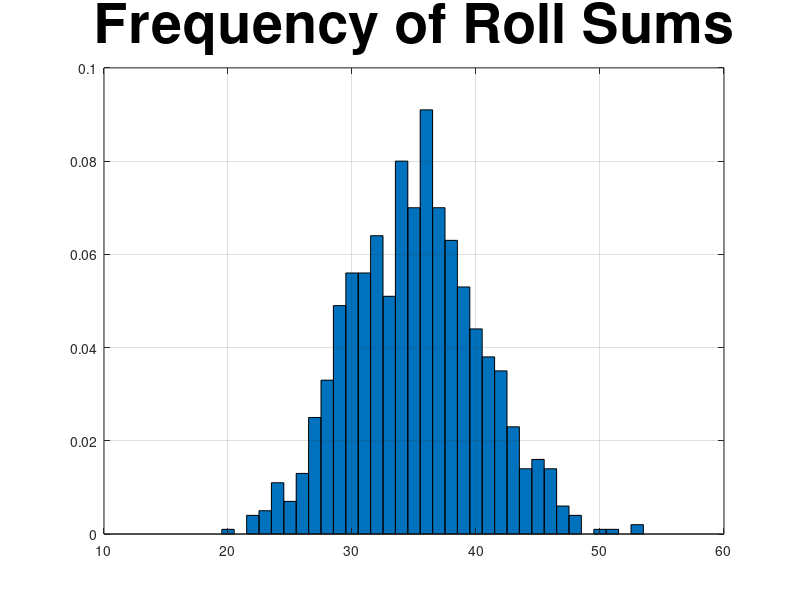

Here is the MATLAB script that generated this plot:
%/////////////////////////////////////////////////////////
% By: Lee Allers                                         /
%For: Numerical Computation, 2016                        /
%     University of New Mexico                           /
%NOTE: None of my scripts are built to be robust, they   /
%      are merely an implementation of a given set of    /
%      data or instructions!                             /
%/////////////////////////////////////////////////////////
% Roll the dice "numberOfRolls" times
numberOfRolls = 1000; % Number of times you roll all 6 dice.
n = 10; % Number of dice.
maxFaceValue = 6;
rolls = randi(maxFaceValue, n, numberOfRolls);
% Sum up dice values for each roll.
columnSums = sum(rolls, 1);
% Find out how many times each sum occurred.
edges = min(columnSums):max(columnSums);
counts = histc(columnSums, edges);
% Normalize
grandTotalSum = sum(counts(:));
normalizedCountSums = counts / grandTotalSum;
bar(edges, normalizedCountSums, 'BarWidth', 1);
grid on;
% Enlarge figure to full screen.
set(gcf, 'units','normalized','outerposition',[0 0 1 1]);
% Give a name to the title bar.
set(gcf,'name','Demo by ImageAnalyst','numbertitle','off') 
title('Frequency of Roll Sums', 'FontSize', 40);